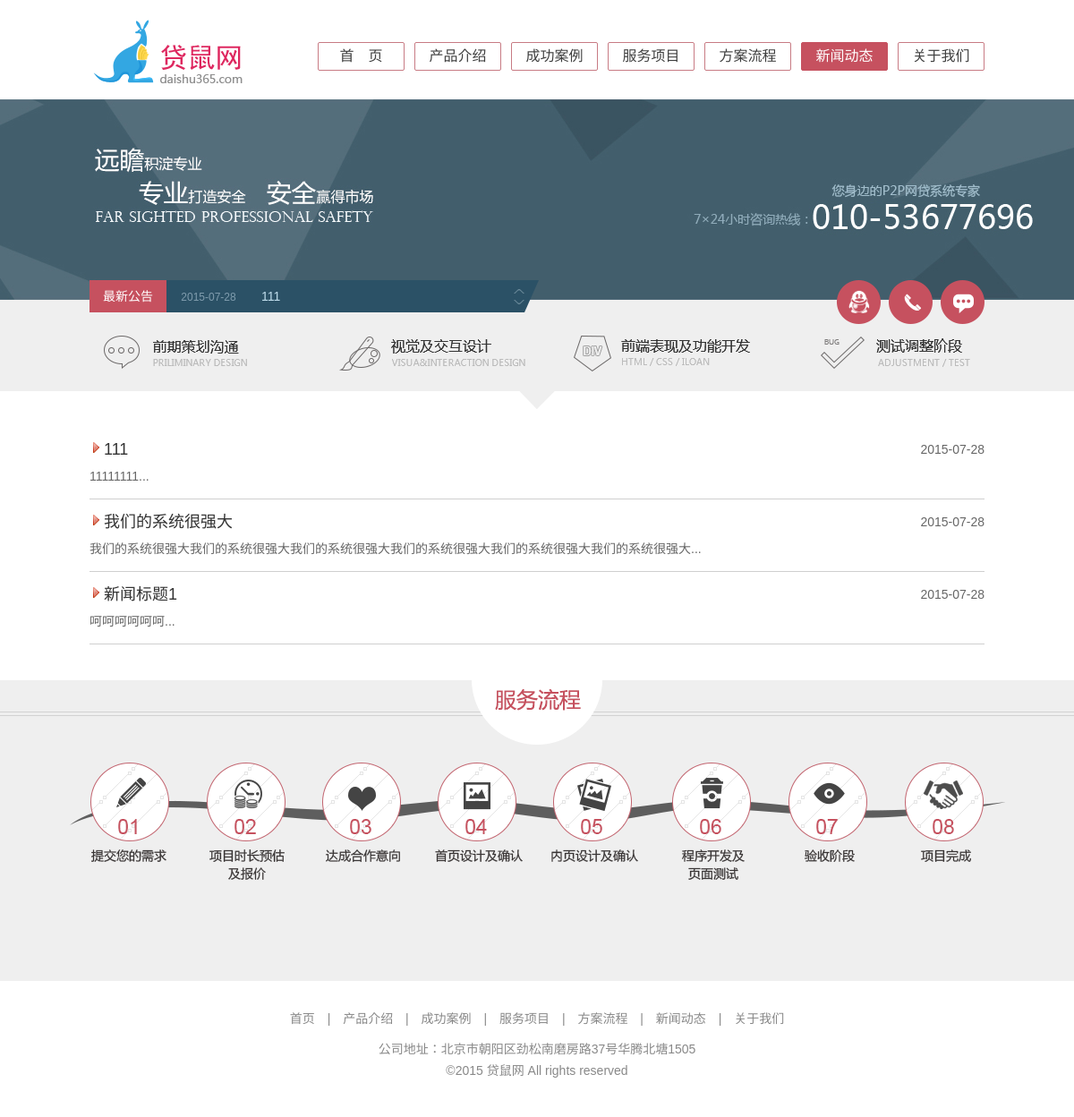
Before: /news/ with the older database file.
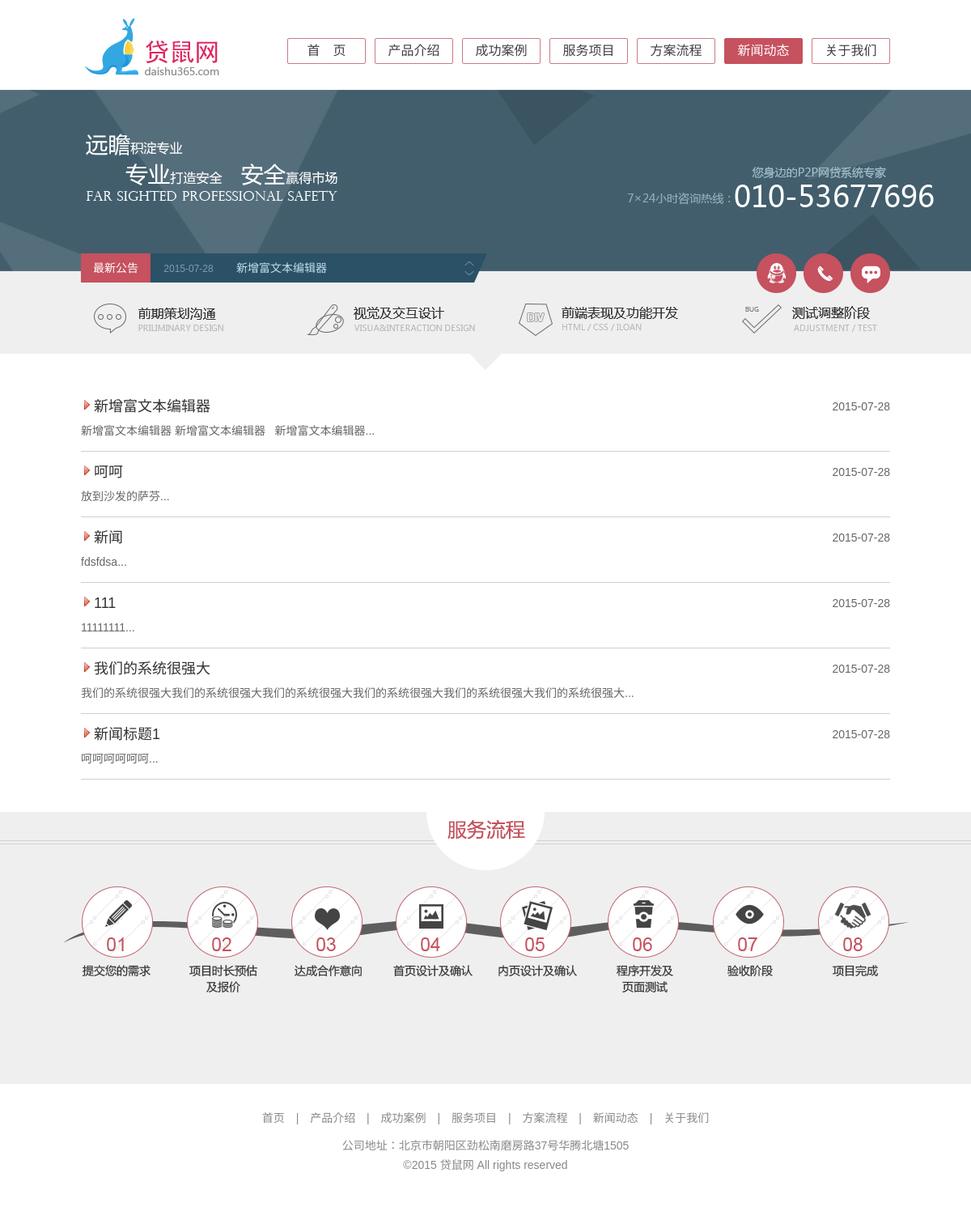
After: the same page with the newer database file.
### daishu/models.py (models this page shows, shortened)
class News(models.Model):
	newstype=(
		(0,u'运营知识'),
		(1,u'借贷新闻'),
		(2,u'系统优势'),
		(3,u'公告'),
	)
	title=models.CharField(u'标题',max_length=30)
	author=models.CharField(u'作者',max_length=20)
	types=models.IntegerField(u'类型',max_length=1,choices=newstype,default=3)
	content=models.TextField(u'新闻内容')
	pub_date=models.DateTimeField(u'发表时间',auto_now_add=True,editable = True)
	update_time=models.DateTimeField(u'更新时间',auto_now=True,null=True)
	class Meta:
		verbose_name=u'新闻管理'
		verbose_name_plural=u'新闻管理'

### daishu/views.py (the view)
# urls.py: url(r'^news/$','daishu.views.news',name='news'),
def news(req):
	new_list=News.objects.order_by('-id').all()
	new_topic=new_list[0:topicLenth]
	return render(req,'news.html',{
		"new_topic":new_topic,
		"new_list":new_list,
		'page_init':{
			"title":u"新闻列表",
			"keywords":u"关键词1、关键词2",
			"description":u"添加页面描述"
		},
		"basic_info":basic_info
	})

### daishu/templates/news.html
{% extends 'base.html' %}
{% block content %}
<div class="banner1"></div>
{% include 'include/graybox.html' %}
<div class="w1000 ma0 pb10">
	<div class="pt40 pb30 fn-clear">
        <div class="singlepege">
            <div class="newslist fn-clear">
                <ul class="l30">
					{% for new in new_list %}
                    <li><span class="datetime"> {{new.pub_date|date:'Y-m-d'}} </span><img src="/static/images/resultset_next2.png"><a href="{% url 'newsDetail' new.id %}" title=" {{new.title}} " target="_blank">{{new.title}}</a>
                        <p>{{new.content|safe|striptags|slice:'50'}}...</p>
                    </li>
                    {% endfor %}
                </ul>
            </div>
        </div>
    </div>
</div>
{% endblock %}

### daishu/templates/include/graybox.html (shortened to what this page needs)
<div class="index_grayBox">
    <div class="w1000 ma0 index_grayCon">
        <div class="index_announce">
        <a href="news?typeid=2" class="index_announce_til">最新公告</a>
            <div class="index_announce_inc">
                <div class="announce_info">
                    <ul>
					{% for new in new_topic %}
					<li><span class="datetime"> {{new.pub_date|date:'Y-m-d'}} </span><a href="{% url 'newsDetail' new.id %}">{{new.title}}</a></li>
					{% empty %}
					<li>暂无数据</li>
					{% endfor %}
                    </ul>
                </div>
                <div class="announce_btn">
                    <a href="javascript:;" id="announce_btn_up" class="icos btn_up"></a>
                    <a href="javascript:;" id="announce_btn_down" class="icos btn_down"></a>
                </div>
            </div>
            <div class="icos index_announce_end"></div>
        </div>
        <div class="index_contact">
            <a target="_blank" href="http://crm2.qq.com/page/portalpage/wpa.php?uin={{basic_info.qq}}&amp;f=1&amp;ty=1&amp;aty=0&amp;a=&amp;from=6"><em class="icos ico_qq"></em>
            </a>
            <a href="#"><em class="icos ico_phone"></em>
            </a>
            <a href="server@daishu360.com"><em class="icos ico_msg"></em>
            </a>
        </div>
        <div class="index_develop_process"></div>
        <div class="icos gray_arrow"></div>
    </div>
</div>

Changed rows visible on the page:
no longer on one of the page's lists (row unchanged): News: pub_date "2015-07-28", title "111"
added News: pub_date "2015-07-28", title "新增富文本编辑器", content "新增富文本编辑器 新增富文本编辑器 新增富文本编辑器"
added News: pub_date "2015-07-28", title "呵呵", content "放到沙发的萨芬"
added News: pub_date "2015-07-28", title "新闻", content "fdsfdsa"
